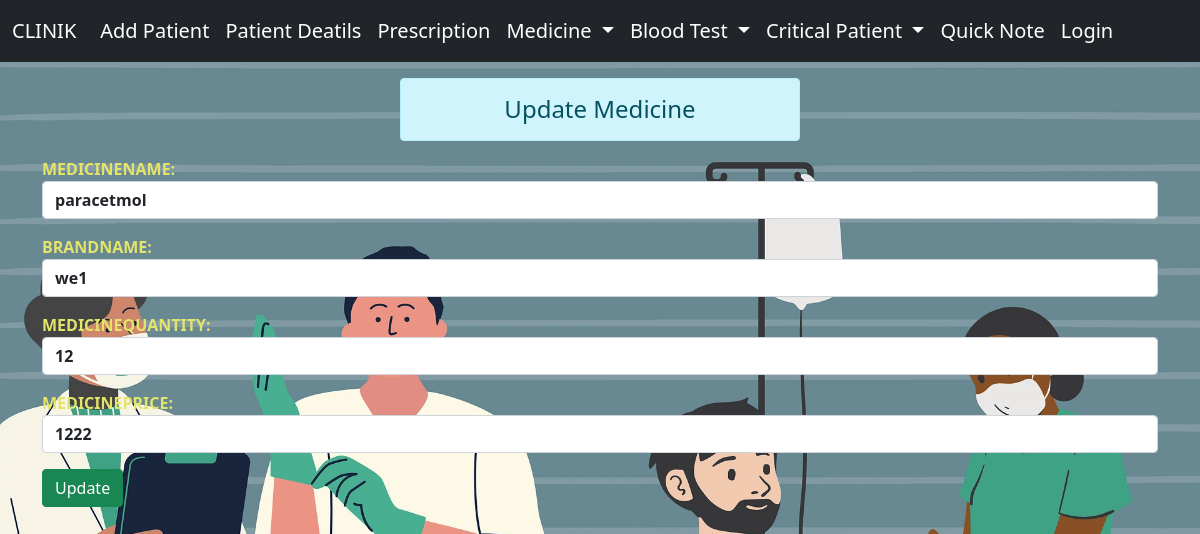
Page /clinik/mupdate16/ on the committed database.
### app/models.py (models this page shows, shortened)
class medicine(models.Model):
    medicinename=models.CharField(max_length=70)
    brandname=models.CharField(max_length=70)
    medicinequantity=models.IntegerField()
    medicineprice=models.IntegerField()
    time = models.DateField(auto_now_add=True )

### app/views.py (the view)
# urls.py: path('mupdate<int:id>/', views.mupdate,name='mupdate'),
def mupdate(request,id):
    if request.method == 'POST':
        data=medicine.objects.get(pk=id)
        fm=medicineregister(request.POST,instance=data)
        if fm.is_valid():
            fm.save()
        return redirect("/clinik/medicinedetails/")
    else:
        data=medicine.objects.get(pk=id)
    fm=medicineregister(instance=data)
    return render(request,'app/medicine/updatem.html',{'form':fm})

### app/forms.py
class medicineregister(forms.ModelForm):
    class Meta:
        model=medicine
        fields='__all__'
        widgets={
            'medicinename':forms.TextInput(attrs={'class':'form-control','placeholder':'Medicine Name'}),
            'brandname':forms.TextInput(attrs={'class':'form-control','placeholder':'Brandname'}),
            'medicinequantity':forms.NumberInput(attrs={'class':'form-control','placeholder':'Quantity'}),
            'medicineprice':forms.NumberInput(attrs={'class':'form-control','placeholder':'Price'}),
        }

### app/templates/app/medicine/updatem.html (shortened to what this page needs)
{% extends 'app/basic.html' %}
{% load static %}
{% block content%}
<div class="col-sm-4 offset-4">
    <h4 class="alert alert-info text-center py-3 my-3">Update Medicine</h4>
</div>
<form action="" method="post">
    <div class="container">
        {{form.as_p}}
        <input type="submit" class=" btn btn-success" value="Update">
    </div>
</form>
{% endblock content%}

### app/templates/app/medicine/updatem.html (style rules this page uses)
.form-control { font-weight:600; }
label { font-weight: 700; text-transform: uppercase; color: rgb(228, 228, 106); }

### app/templates/app/basic.html (style rules this page uses)
.body { background-image: url('/static/app/img/hospital.png'); background-repeat: no-repeat; background-size: cover; opacity: 1; }

### rows in the picture
medicine: medicinename "paracetmol", brandname "we1", medicinequantity "12", medicineprice "1222"
